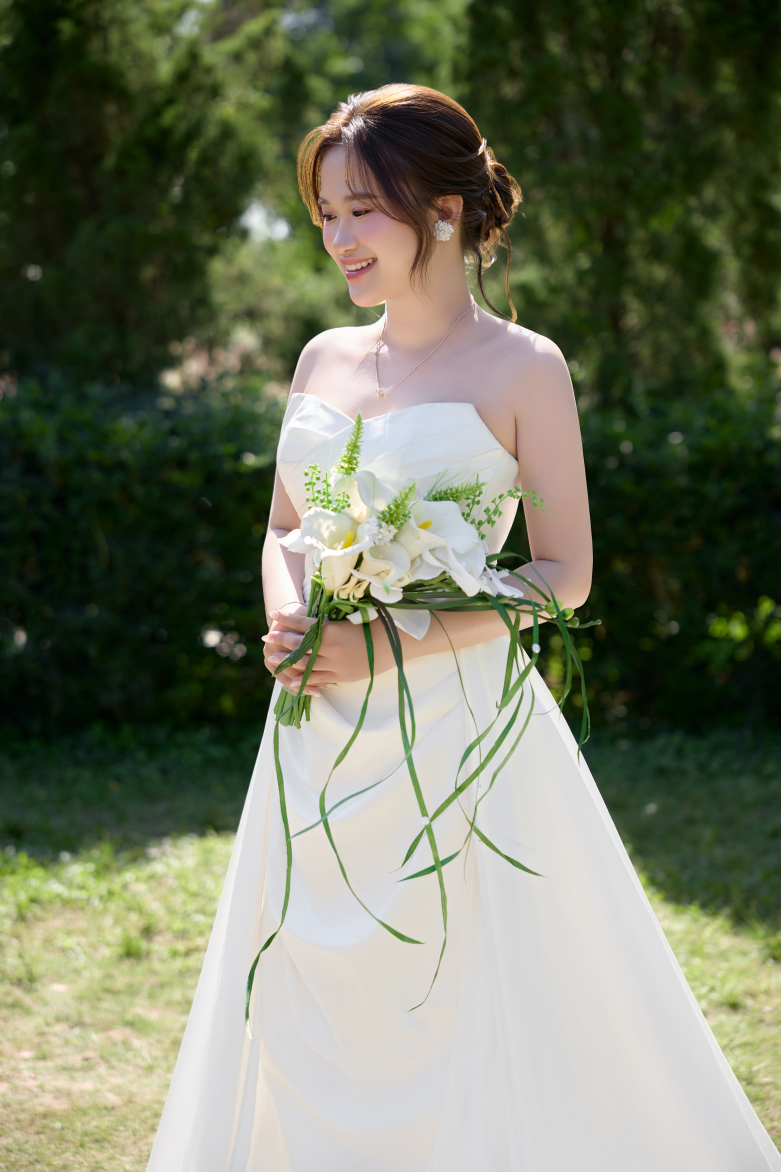
#> input picture images/prewedding/image1.jpg, 3905 x 5857 px, given as the content of the folder images/DONE, which was not available (shown at 1/5 size)
$ python resize.py
#> lines starting #> are read from the running program, lines starting #| are printed output that depends on the picture
import cv2
import os
import numpy as np

# Define input and output directories
input_dir = 'images/DONE'
output_dir = 'images/prewedding'
thumb_dir = 'images/prewedding_thumb'

# Create output directories if they don't exist
os.makedirs(output_dir, exist_ok=True)
os.makedirs(thumb_dir, exist_ok=True)

# Process images in the input directory
for idx, filename in enumerate(os.listdir(input_dir), start=1):
    input_path = os.path.join(input_dir, filename)

    # Read the image
    image = cv2.imread(input_path)
#> image is the input picture: shape (5857, 3905, 3); mean B, G, R 97.6, 118.4, 113.6
    if image is None:
        continue  # Skip if the file is not a valid image

    # Save the resized image
    output_path = os.path.join(output_dir, f'image{idx}.jpg')
    cv2.imwrite(output_path, image)

    # Create and save the thumbnail
    thumb = cv2.resize(image, (400, 600))  # Resize to 400x600 for thumbnail
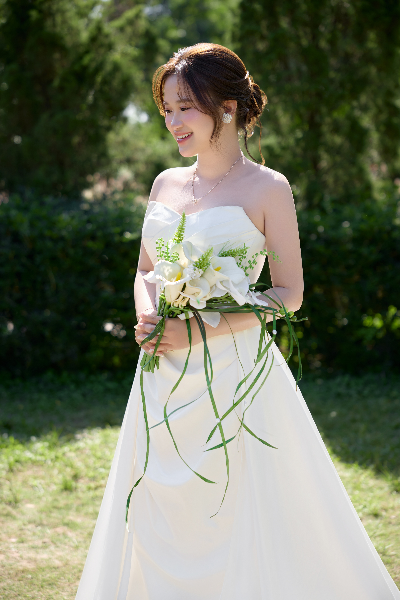
#> thumb: shape (600, 400, 3); mean B, G, R 97.5, 118.3, 113.5
    thumb_path = os.path.join(thumb_dir, f'thumb{idx}.jpg')
    cv2.imwrite(thumb_path, thumb)

$ run again, on images/prewedding/image16.jpg
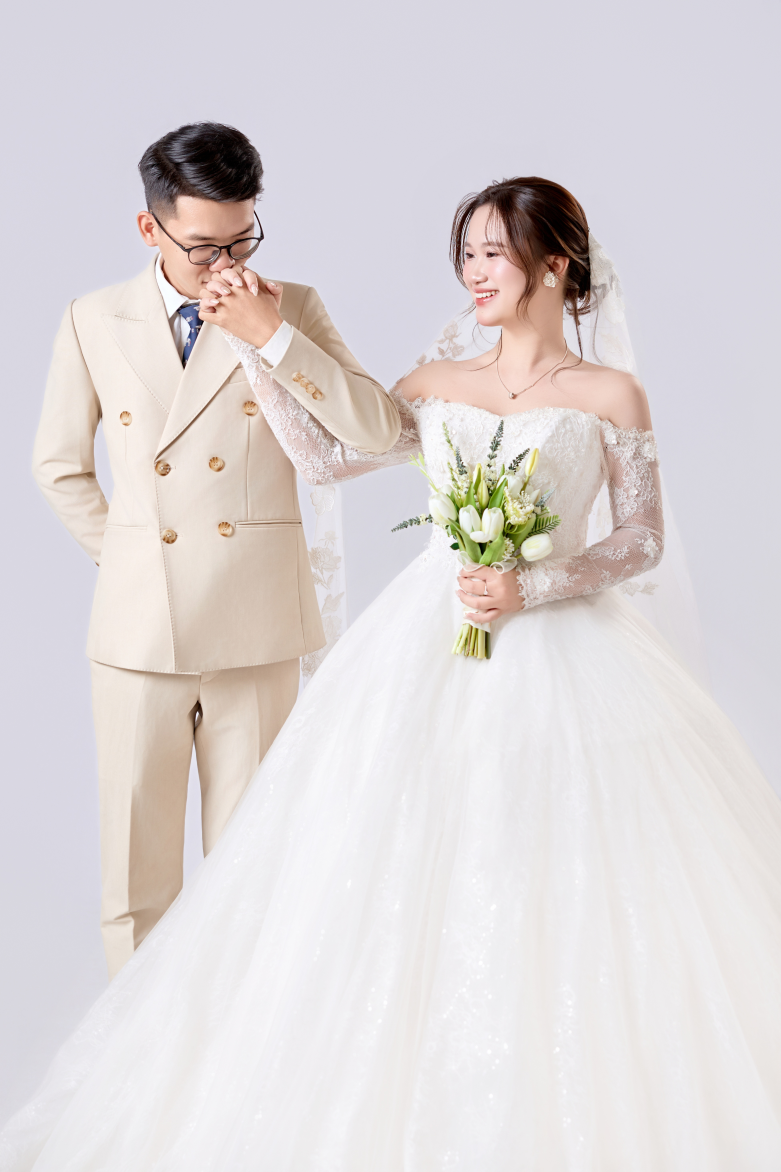
#> input picture images/prewedding/image16.jpg, 3905 x 5857 px, given as the content of the folder images/DONE, which was not available (shown at 1/5 size)
#> image is the input picture: shape (5857, 3905, 3); mean B, G, R 216.4, 215.2, 221.2
#> `thumb = cv2.resize(image, (400, 600))`:
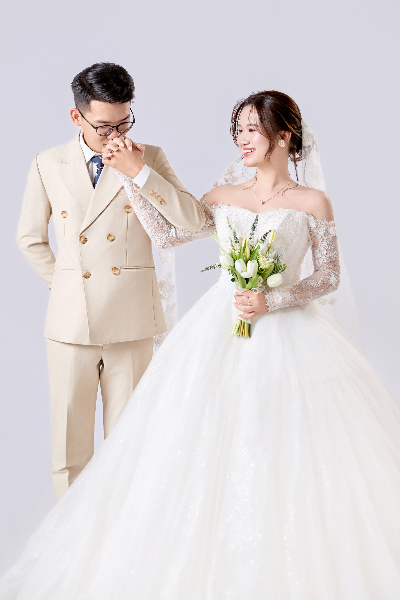
#> thumb: shape (600, 400, 3); mean B, G, R 216.3, 215.1, 221.1

$ run again, on images/prewedding/image17.jpg
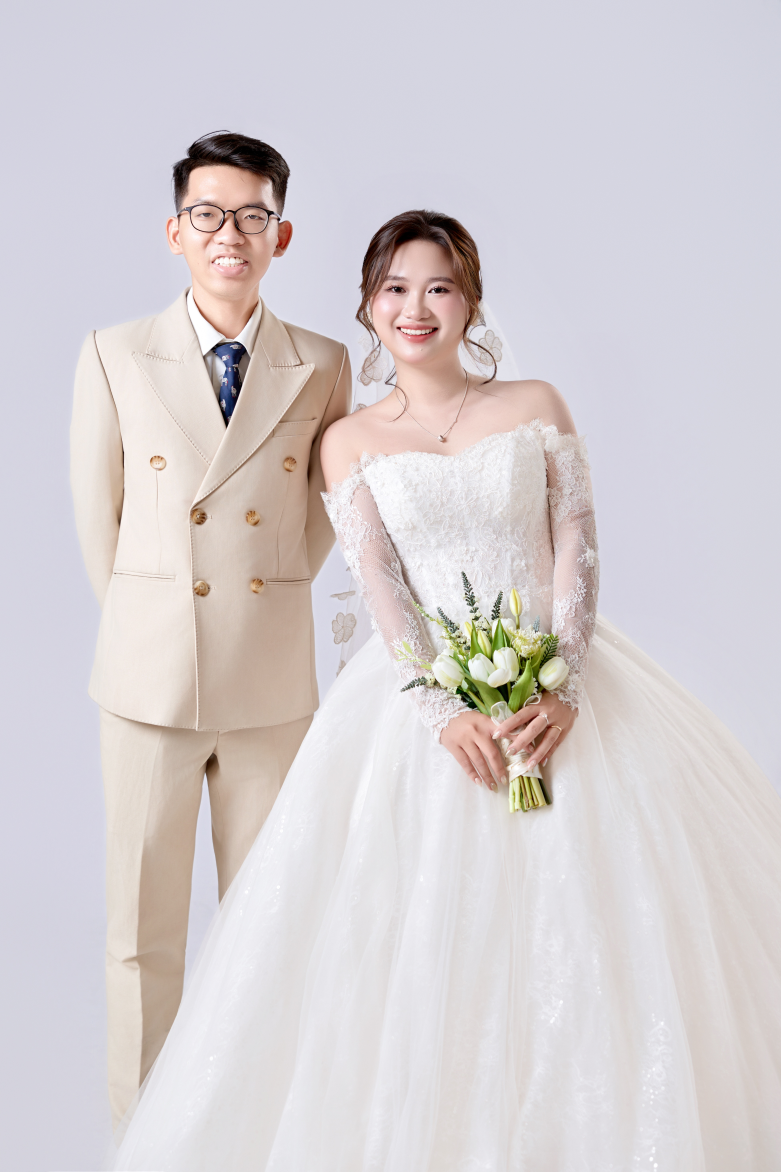
#> input picture images/prewedding/image17.jpg, 3905 x 5857 px, given as the content of the folder images/DONE, which was not available (shown at 1/5 size)
#> image is the input picture: shape (5857, 3905, 3); mean B, G, R 210.4, 207.7, 213.9
#> `thumb = cv2.resize(image, (400, 600))`:
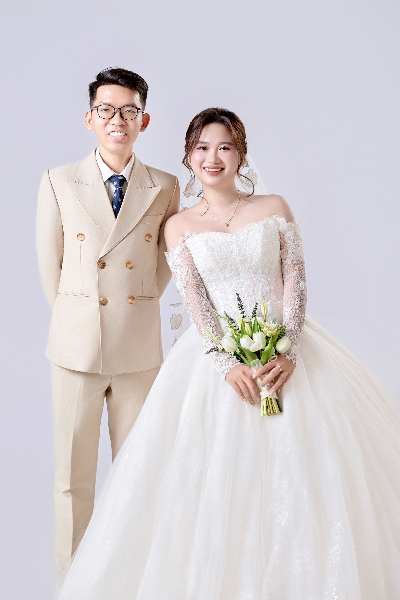
#> thumb: shape (600, 400, 3); mean B, G, R 210.3, 207.5, 213.7

$ run again, on images/prewedding/image18.jpg
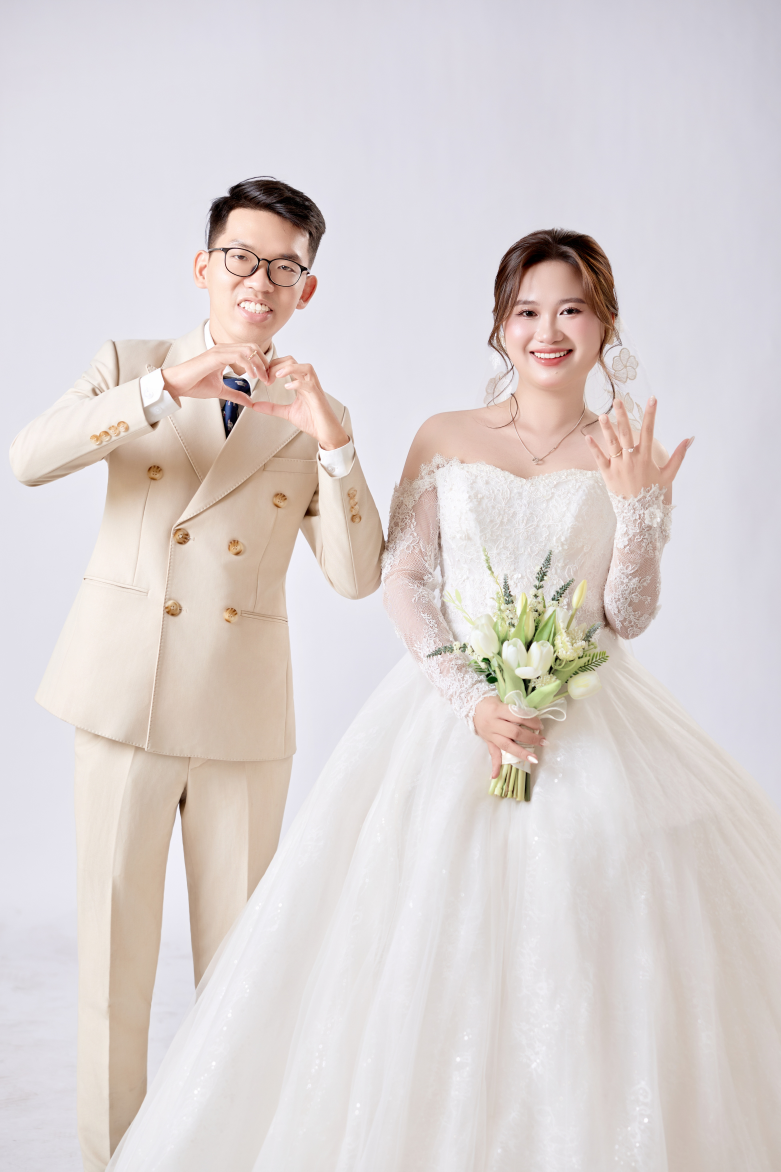
#> input picture images/prewedding/image18.jpg, 3905 x 5857 px, given as the content of the folder images/DONE, which was not available (shown at 1/5 size)
#> image is the input picture: shape (5857, 3905, 3); mean B, G, R 211.1, 211.7, 219.3
#> `thumb = cv2.resize(image, (400, 600))`:
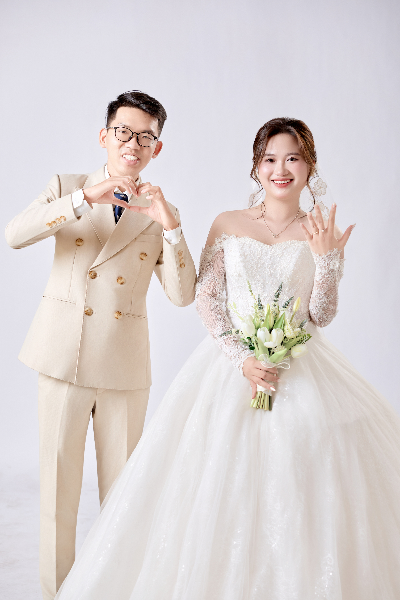
#> thumb: shape (600, 400, 3); mean B, G, R 211, 211.6, 219.2
